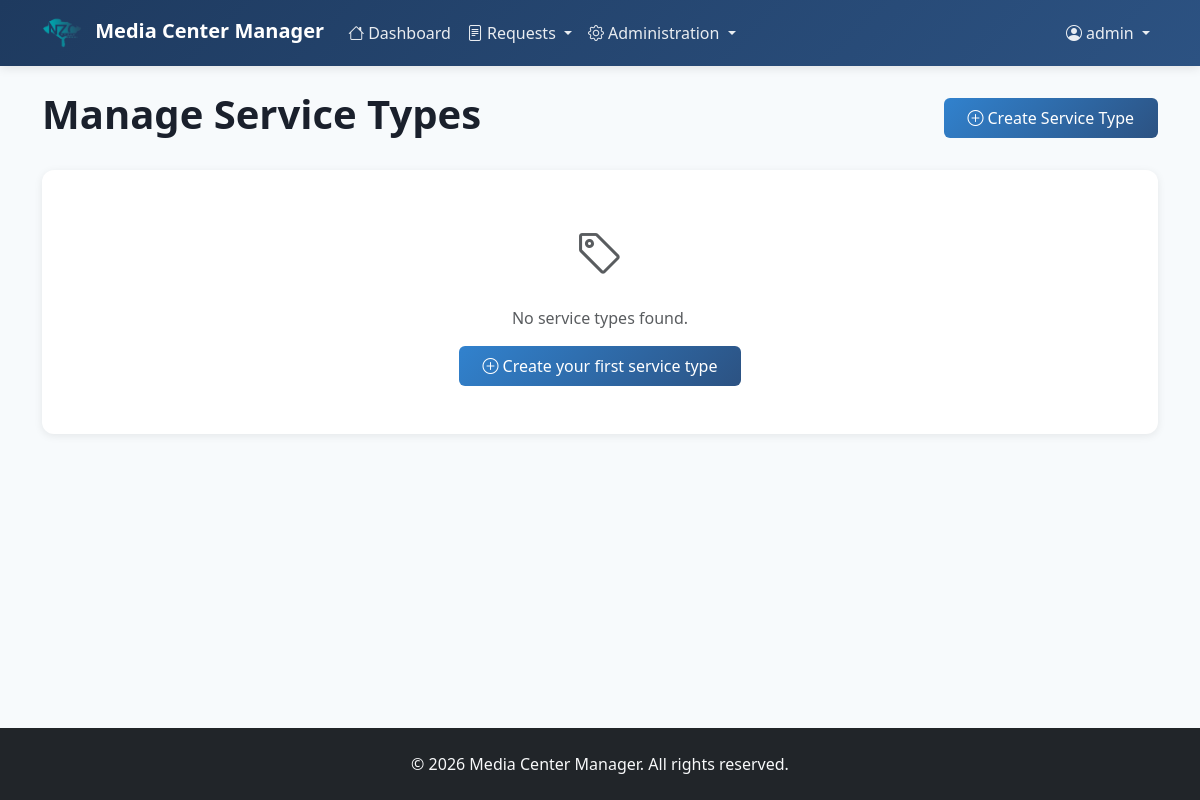
Page /service-types/ (signed in) on the earlier database version.
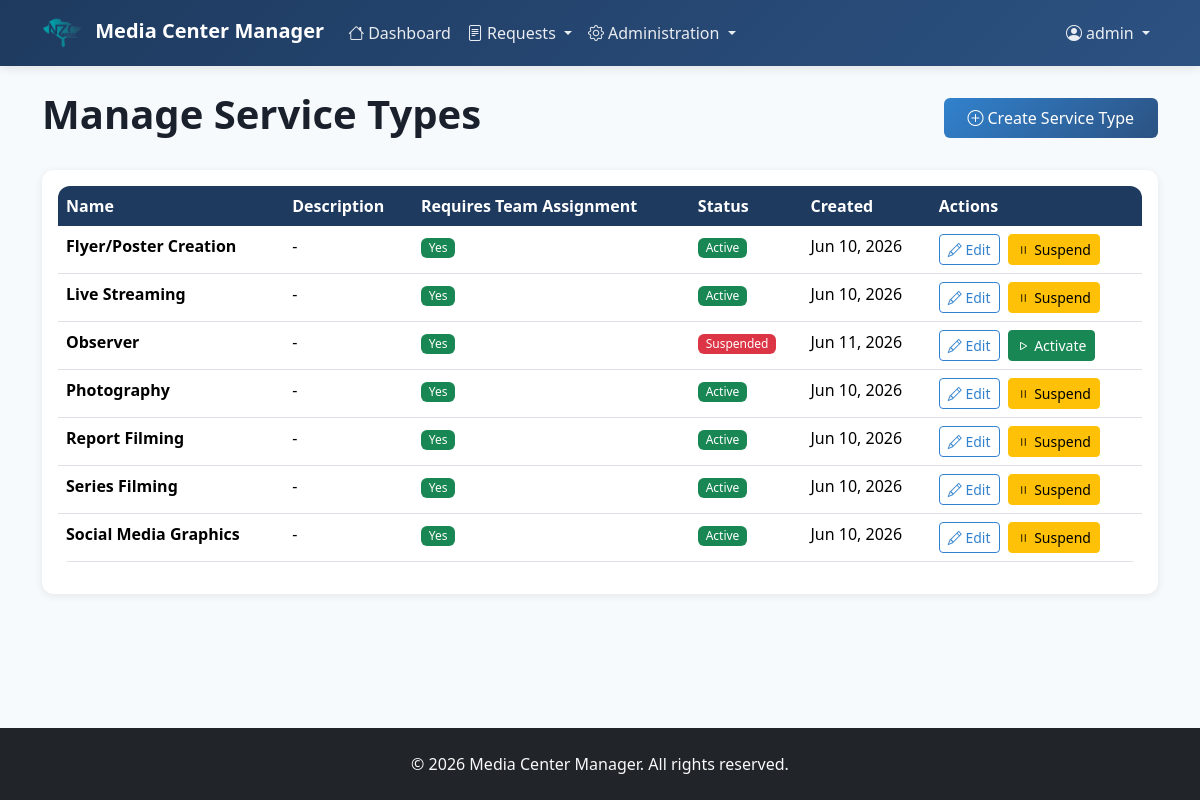
Same page on the later database version.
### service_requests/models.py (models this page shows, shortened)
class ServiceType(models.Model):
    name = models.CharField(max_length=200, unique=True)
    description = models.TextField(blank=True)
    requires_team_assignment = models.BooleanField(default=True)
    is_active = models.BooleanField(default=True, help_text='Whether this service type is available for new requests')
    created_at = models.DateTimeField(auto_now_add=True)
    updated_at = models.DateTimeField(auto_now=True)
    class Meta:
        ordering = ['name']

### service_requests/views.py (the view)
# urls.py: path('service-types/', views.service_type_list, name='service_type_list'),
@login_required
@user_passes_test(is_admin)
def service_type_list(request):
    service_types = ServiceType.objects.all()
    return render(request, 'service_requests/service_type_list.html', {'service_types': service_types})

### service_requests/views.py (called while the page is built)
def is_admin(user):
    return user.is_superuser or user.is_communication_director() or user.is_admin()

### templates/service_requests/service_type_list.html (shortened to what this page needs)
{% extends 'base.html' %}
{% block content %}
<div class="row">
    <div class="col-12">
        <div class="d-flex justify-content-between align-items-center mb-4">
            <h1 class="fw-bold">Manage Service Types</h1>
            <a href="{% url 'service_type_create' %}" class="btn btn-primary">
                <i class="bi bi-plus-circle me-1"></i>Create Service Type
            </a>
        </div>
        {% if service_types %}
            <div class="card">
                <div class="card-body">
                    <div class="table-responsive">
                        <table class="table">
                            <thead>
                                <tr>
                                    <th>Name</th>
                                    <th>Description</th>
                                    <th>Requires Team Assignment</th>
                                    <th>Status</th>
                                    <th>Created</th>
                                    <th>Actions</th>
                                </tr>
                            </thead>
                            <tbody>
                                {% for service_type in service_types %}
                                <tr>
                                    <td><strong>{{ service_type.name }}</strong></td>
                                    <td>{{ service_type.description|truncatewords:20|default:'-' }}</td>
                                    <td>
                                        {% if service_type.requires_team_assignment %}
                                            <span class="badge bg-success">Yes</span>
                                        {% else %}
                                            <span class="badge bg-secondary">No</span>
                                        {% endif %}
                                    </td>
                                    <td>
                                        {% if service_type.is_active %}
                                            <span class="badge bg-success">Active</span>
                                        {% else %}
                                            <span class="badge bg-danger">Suspended</span>
                                        {% endif %}
                                    </td>
                                    <td>{{ service_type.created_at|date:"M d, Y" }}</td>
                                    <td>
                                        <div class="d-flex gap-2">
                                            <a href="{% url 'service_type_edit' service_type.pk %}" class="btn btn-sm btn-outline-primary">
                                                <i class="bi bi-pencil"></i> Edit
                                            </a>
                                            <a href="{% url 'service_type_toggle_active' service_type.pk %}" class="btn btn-sm {% if service_type.is_active %}btn-warning{% else %}btn-success{% endif %}">
                                                <i class="bi bi-{% if service_type.is_active %}pause{% else %}play{% endif %}"></i> {% if service_type.is_active %}Suspend{% else %}Activate{% endif %}
                                            </a>
                                        </div>
                                    </td>
                                </tr>
                                {% endfor %}
                            </tbody>
                        </table>
                    </div>
                </div>
            </div>
        {% else %}
            <div class="card">
                <div class="card-body text-center py-5">
                    <i class="bi bi-tag text-muted" style="font-size: 3rem;"></i>
                    <p class="text-muted mt-3">No service types found.</p>
                    <a href="{% url 'service_type_create' %}" class="btn btn-primary">
                        <i class="bi bi-plus-circle me-1"></i>Create your first service type
                    </a>
                </div>
            </div>
        {% endif %}
    </div>
</div>
{% endblock %}

Differences in the rows shown:
added ServiceType: name "Flyer/Poster Creation", description "-", requires_team_assignment "Yes", is_active "Active", created_at "Jun 10, 2026"
added ServiceType: name "Live Streaming", description "-", requires_team_assignment "Yes", is_active "Active", created_at "Jun 10, 2026"
added ServiceType: name "Observer", description "-", requires_team_assignment "Yes", is_active "Suspended", created_at "Jun 11, 2026"
added ServiceType: name "Photography", description "-", requires_team_assignment "Yes", is_active "Active", created_at "Jun 10, 2026"
added ServiceType: name "Report Filming", description "-", requires_team_assignment "Yes", is_active "Active", created_at "Jun 10, 2026"
added ServiceType: name "Series Filming", description "-", requires_team_assignment "Yes", is_active "Active", created_at "Jun 10, 2026"
added ServiceType: name "Social Media Graphics", description "-", requires_team_assignment "Yes", is_active "Active", created_at "Jun 10, 2026"
Other differences:
text no longer shown: "No service types found. Create your first service type"
text now shown: "Name Description Requires Team Assignment Status Created Actions"
